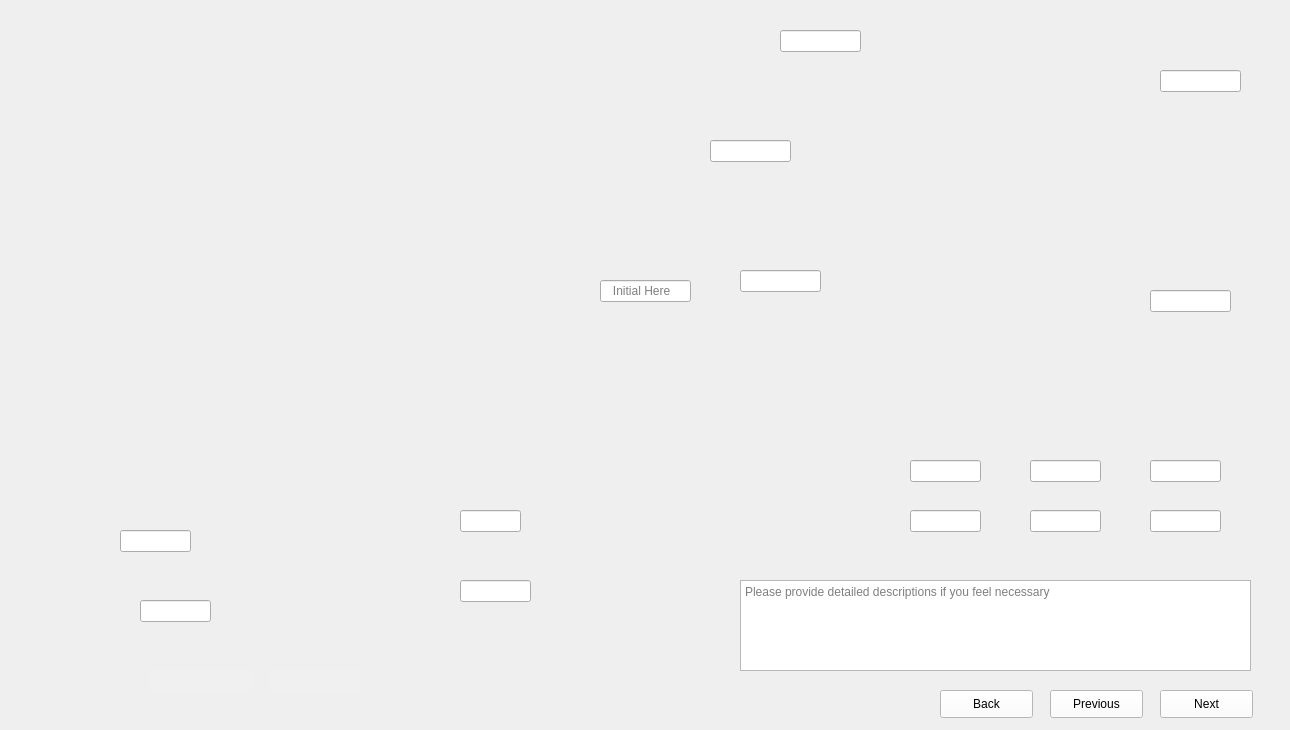
<?xml version="1.0" encoding="UTF-8"?>
<ui version="4.0">
 <class>Form</class>
 <widget class="QWidget" name="Form">
  <property name="geometry">
   <rect>
    <x>0</x>
    <y>0</y>
    <width>1290</width>
    <height>730</height>
   </rect>
  </property>
  <property name="windowTitle">
   <string>Form</string>
  </property>
  <widget class="QLabel" name="label">
   <property name="geometry">
    <rect>
     <x>0</x>
     <y>0</y>
     <width>1290</width>
     <height>730</height>
    </rect>
   </property>
   <property name="styleSheet">
    <string notr="true">background-image: url(:/images/images/Mount Subwafers.png);</string>
   </property>
   <property name="text">
    <string/>
   </property>
  </widget>
  <widget class="QLineEdit" name="lineEdit_Data">
   <property name="geometry">
    <rect>
     <x>600</x>
     <y>280</y>
     <width>91</width>
     <height>22</height>
    </rect>
   </property>
   <property name="placeholderText">
    <string>   Initial Here</string>
   </property>
  </widget>
  <widget class="QLineEdit" name="lineEdit_2">
   <property name="geometry">
    <rect>
     <x>120</x>
     <y>530</y>
     <width>71</width>
     <height>22</height>
    </rect>
   </property>
  </widget>
  <widget class="QLineEdit" name="lineEdit_3">
   <property name="geometry">
    <rect>
     <x>140</x>
     <y>600</y>
     <width>71</width>
     <height>22</height>
    </rect>
   </property>
  </widget>
  <widget class="QLineEdit" name="lineEdit_4">
   <property name="geometry">
    <rect>
     <x>460</x>
     <y>510</y>
     <width>61</width>
     <height>22</height>
    </rect>
   </property>
  </widget>
  <widget class="QLineEdit" name="lineEdit_5">
   <property name="geometry">
    <rect>
     <x>460</x>
     <y>580</y>
     <width>71</width>
     <height>22</height>
    </rect>
   </property>
  </widget>
  <widget class="QLineEdit" name="lineEdit_6">
   <property name="geometry">
    <rect>
     <x>780</x>
     <y>30</y>
     <width>81</width>
     <height>22</height>
    </rect>
   </property>
  </widget>
  <widget class="QLineEdit" name="lineEdit_7">
   <property name="geometry">
    <rect>
     <x>710</x>
     <y>140</y>
     <width>81</width>
     <height>22</height>
    </rect>
   </property>
  </widget>
  <widget class="QLineEdit" name="lineEdit_8">
   <property name="geometry">
    <rect>
     <x>740</x>
     <y>270</y>
     <width>81</width>
     <height>22</height>
    </rect>
   </property>
  </widget>
  <widget class="QLineEdit" name="lineEdit_9">
   <property name="geometry">
    <rect>
     <x>1160</x>
     <y>70</y>
     <width>81</width>
     <height>22</height>
    </rect>
   </property>
  </widget>
  <widget class="QLineEdit" name="lineEdit_10">
   <property name="geometry">
    <rect>
     <x>1150</x>
     <y>290</y>
     <width>81</width>
     <height>22</height>
    </rect>
   </property>
  </widget>
  <widget class="QLineEdit" name="lineEdit_11">
   <property name="geometry">
    <rect>
     <x>910</x>
     <y>460</y>
     <width>71</width>
     <height>22</height>
    </rect>
   </property>
  </widget>
  <widget class="QLineEdit" name="lineEdit_12">
   <property name="geometry">
    <rect>
     <x>1030</x>
     <y>460</y>
     <width>71</width>
     <height>22</height>
    </rect>
   </property>
  </widget>
  <widget class="QLineEdit" name="lineEdit_13">
   <property name="geometry">
    <rect>
     <x>1150</x>
     <y>460</y>
     <width>71</width>
     <height>22</height>
    </rect>
   </property>
  </widget>
  <widget class="QLineEdit" name="lineEdit_14">
   <property name="geometry">
    <rect>
     <x>910</x>
     <y>510</y>
     <width>71</width>
     <height>22</height>
    </rect>
   </property>
  </widget>
  <widget class="QLineEdit" name="lineEdit_15">
   <property name="geometry">
    <rect>
     <x>1030</x>
     <y>510</y>
     <width>71</width>
     <height>22</height>
    </rect>
   </property>
  </widget>
  <widget class="QLineEdit" name="lineEdit_16">
   <property name="geometry">
    <rect>
     <x>1150</x>
     <y>510</y>
     <width>71</width>
     <height>22</height>
    </rect>
   </property>
  </widget>
  <widget class="QTextEdit" name="textEdit_Comments">
   <property name="geometry">
    <rect>
     <x>740</x>
     <y>580</y>
     <width>511</width>
     <height>91</height>
    </rect>
   </property>
   <property name="placeholderText">
    <string>Please provide detailed descriptions if you feel necessary </string>
   </property>
  </widget>
  <widget class="QLineEdit" name="lineEdit_Dates">
   <property name="geometry">
    <rect>
     <x>150</x>
     <y>670</y>
     <width>101</width>
     <height>22</height>
    </rect>
   </property>
   <property name="styleSheet">
    <string notr="true">QLineEdit{
background-color: rgb(240, 240, 240);
border: none;
}</string>
   </property>
  </widget>
  <widget class="QLineEdit" name="lineEdit_Steps">
   <property name="geometry">
    <rect>
     <x>270</x>
     <y>670</y>
     <width>91</width>
     <height>22</height>
    </rect>
   </property>
   <property name="styleSheet">
    <string notr="true">QLineEdit{
background-color: rgb(240, 240, 240);
border: none;
}</string>
   </property>
  </widget>
  <widget class="QPushButton" name="pushButton_Next">
   <property name="geometry">
    <rect>
     <x>1160</x>
     <y>690</y>
     <width>93</width>
     <height>28</height>
    </rect>
   </property>
   <property name="styleSheet">
    <string notr="true">QPushButton{
background-color: rgb(255, 255, 255);
height: 35px;
}
QPushButton::hover{
background-color: rgb(0, 0, 255);
}
QPushButton:pressed{
padding-top:7px;
padding-top:7px;
}</string>
   </property>
   <property name="text">
    <string>Next</string>
   </property>
  </widget>
  <widget class="QPushButton" name="pushButton_Previous">
   <property name="geometry">
    <rect>
     <x>1050</x>
     <y>690</y>
     <width>93</width>
     <height>28</height>
    </rect>
   </property>
   <property name="styleSheet">
    <string notr="true">QPushButton{
background-color: rgb(255, 255, 255);
height: 35px;
}
QPushButton::hover{
background-color: rgb(0, 0, 255);
}
QPushButton:pressed{
padding-top:7px;
padding-top:7px;
}</string>
   </property>
   <property name="text">
    <string>Previous</string>
   </property>
  </widget>
  <widget class="QPushButton" name="pushButton_Back">
   <property name="geometry">
    <rect>
     <x>940</x>
     <y>690</y>
     <width>93</width>
     <height>28</height>
    </rect>
   </property>
   <property name="styleSheet">
    <string notr="true">QPushButton{
background-color: rgb(255, 255, 255);
height: 35px;
}
QPushButton::hover{
background-color: rgb(0, 0, 255);
}
QPushButton:pressed{
padding-top:7px;
padding-top:7px;
}</string>
   </property>
   <property name="text">
    <string>Back</string>
   </property>
  </widget>
 </widget>
 <resources>
  <include location="D:/ECED4901SYPIIFiles/SNYProject/UI_design/LoginUI_Design/resource.qrc"/>
 </resources>
 <connections/>
</ui>
